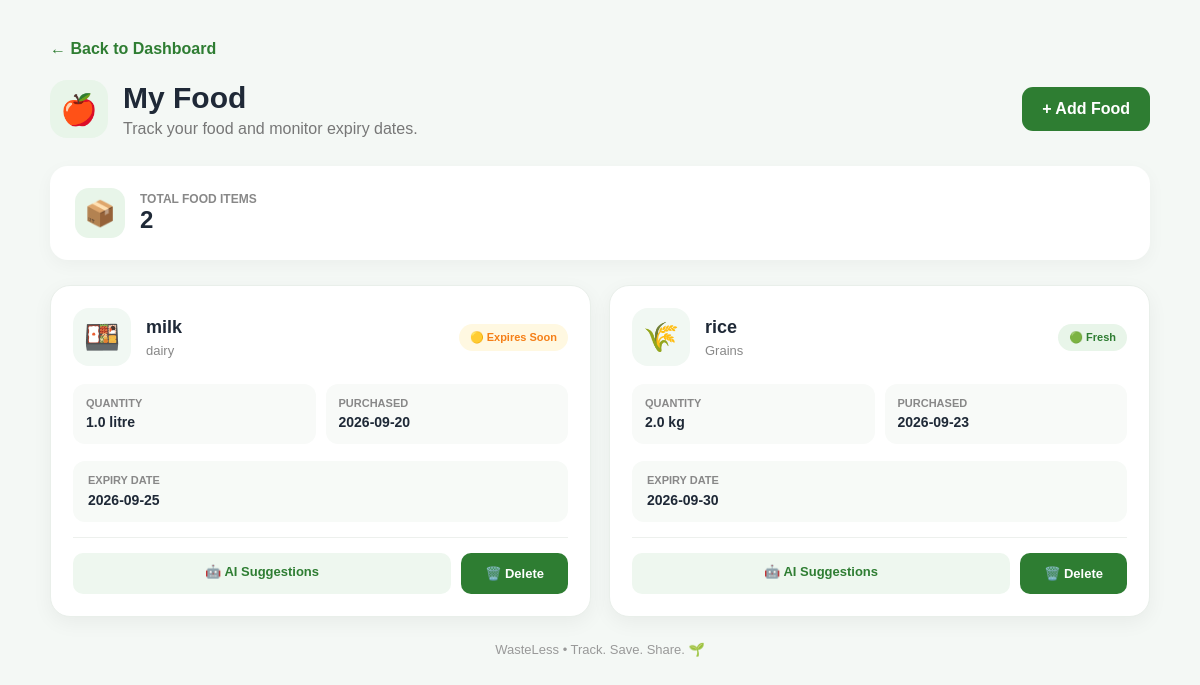
Page /my-food on the committed database.
### app.py (models this page shows)
class Food(db.Model):
    id = db.Column(
        db.Integer,
        primary_key=True
    )
    name = db.Column(
        db.String(100),
        nullable=False
    )
    quantity = db.Column(
        db.Float,
        nullable=False
    )
    unit = db.Column(
        db.String(20),
        nullable=False
    )
    category = db.Column(
        db.String(50),
        nullable=False
    )
    purchase_date = db.Column(
        db.String(20),
        nullable=False
    )
    expiry_date = db.Column(
        db.String(20),
        nullable=False
    )
    notes = db.Column(
        db.Text
    )

### app.py (the view)
@app.route("/my-food")
def my_food():
    foods = Food.query.order_by(
        Food.expiry_date.asc()
    ).all()
    return render_template(
        "my_food.html",
        foods=foods
    )

### templates/my_food.html (shortened to what this page needs)
<!DOCTYPE html>
<html lang="en">
<head>
    <link rel="stylesheet"
          href="{{ url_for('static', filename='css/style.css') }}">
</head>
<body>
<div class="myfood-page">
    <div class="myfood-container">
        <a href="/dashboard"
           class="myfood-back">
            ← Back to Dashboard
        </a>
        <div class="myfood-header">
            <div class="myfood-title">
                <div class="myfood-title-icon">
                    🍎
                </div>
                <div>
                    <h1>
                        My Food
                    </h1>
                    <p>
                        Track your food and monitor expiry dates.
                    </p>
                </div>
            </div>
            <a href="/add-food"
               class="add-food-btn">
                + Add Food
            </a>
        </div>
        <div class="food-count-card">
            <div class="food-count-icon">
                📦
            </div>
            <div>
                <span>
                    Total Food Items
                </span>
                <strong>
                    {{ foods|length }}
                </strong>
            </div>
        </div>
        {% if foods %}
        <div class="myfood-list">
            {% for food in foods %}
            <div class="myfood-card">
                <div class="myfood-card-top">
                    <div class="myfood-icon">
                        {% if food.category == "Fruits" %}
                            🍎
                        {% elif food.category == "Vegetables" %}
                            🥦
                        {% elif food.category == "Dairy" %}
                            🥛
                        {% elif food.category == "Grains" %}
                            🌾
                        {% elif food.category == "Meat" %}
                            🍗
                        {% elif food.category == "Beverages" %}
                            🥤
                        {% else %}
                            🍱
                        {% endif %}
                    </div>
                    <div class="myfood-name">
                        <h3>
                            {{ food.name }}
                        </h3>
                        <div class="myfood-category">
                            {{ food.category }}
                        </div>
                    </div>
                    <span
                        class="food-status"
                        data-expiry="{{ food.expiry_date }}">
                    </span>
                </div>
                <div class="myfood-details">
                    <div class="myfood-detail">
                        <span>
                            Quantity
                        </span>
                        <strong>
                            {{ food.quantity }} {{ food.unit }}
                        </strong>
                    </div>
                    <div class="myfood-detail">
                        <span>
                            Purchased
                        </span>
                        <strong>
                            {{ food.purchase_date }}
                        </strong>
                    </div>
                </div>
                <div class="myfood-expiry">
                    <span>
                        EXPIRY DATE
                    </span>
                    <strong>
                        {{ food.expiry_date }}
                    </strong>
                </div>
                <div class="myfood-actions">
                    <a href="/ai-assistant"
                       class="ai-food-btn">
                        🤖 AI Suggestions
                    </a>
                    <form
                        action="/delete-food/{{ food.id }}"
                        method="POST"
                        onsubmit="return confirmDelete('{{ food.name }}');">
                        <button
                            type="submit"
                            class="delete-food-btn">
                            🗑️ Delete
                        </button>
                    </form>
                </div>
            </div>
            {% endfor %}
        </div>
        {% endif %}
        <div class="myfood-footer">
            <p>
                WasteLess • Track. Save. Share. 🌱
            </p>
        </div>
    </div>
</div>
</body>
</html>

### static/css/style.css (style rules this page uses)
* { margin: 0; padding: 0; box-sizing: border-box; }
html { scroll-behavior: smooth; }
body { font-family: Arial, Helvetica, sans-serif; background: #f4f8f5; color: #1f2937; }
a { text-decoration: none; color: inherit; }
button, input, select, textarea { font-family: inherit; }
.form-button, button[type="submit"] { border: none; padding: 13px 24px; background: #2e7d32; color: white; border-radius: 10px; font-weight: 700; cursor: pointer; }

### templates/my_food.html (style rules this page uses)
.myfood-page { min-height: 100vh; padding: 40px 20px; background: #f4f8f5; }
.myfood-container { max-width: 1100px; margin: auto; }
.myfood-back { display: inline-block; color: #2e7d32; font-weight: 700; margin-bottom: 22px; }
.myfood-header { display: flex; justify-content: space-between; align-items: center; gap: 20px; margin-bottom: 28px; }
.myfood-title { display: flex; align-items: center; gap: 15px; }
.myfood-title-icon { width: 58px; height: 58px; display: flex; align-items: center; justify-content: center; background: #e8f5e9; border-radius: 17px; font-size: 30px; }
.myfood-title h1 { font-size: 30px; margin-bottom: 5px; }
.myfood-title p { color: #777; }
.add-food-btn { display: inline-block; padding: 13px 20px; background: #2e7d32; color: white; border-radius: 11px; font-weight: 700; text-decoration: none; }
.food-count-card { background: white; padding: 22px 25px; border-radius: 18px; margin-bottom: 25px; display: flex; align-items: center; gap: 15px; box-shadow: 0 5px 18px rgba(0, 0, 0, 0.04); }
.food-count-icon { width: 50px; height: 50px; display: flex; align-items: center; justify-content: center; background: #e8f5e9; border-radius: 14px; font-size: 25px; }
.food-count-card span { display: block; color: #888; font-size: 12px; font-weight: 700; text-transform: uppercase; }
.food-count-card strong { font-size: 24px; }
.myfood-list { display: grid; grid-template-columns: repeat(2, 1fr); gap: 18px; }
.myfood-card { background: white; border-radius: 20px; padding: 22px; box-shadow: 0 6px 20px rgba(0, 0, 0, 0.05); border: 1px solid #e9efea; }
.myfood-card-top { display: flex; align-items: center; gap: 15px; margin-bottom: 18px; }
.myfood-icon { width: 58px; height: 58px; flex-shrink: 0; display: flex; align-items: center; justify-content: center; background: #f1f8f3; border-radius: 16px; font-size: 29px; }
.myfood-name { flex: 1; }
.myfood-name h3 { margin-bottom: 5px; font-size: 18px; }
.myfood-category { color: #888; font-size: 13px; }
.food-status { padding: 7px 11px; border-radius: 20px; font-size: 11px; font-weight: 800; white-space: nowrap; }
.food-status.fresh { background: #e8f5e9; color: #2e7d32; }
.food-status.soon { background: #fff8e1; color: #f57f17; }
.myfood-details { display: grid; grid-template-columns: 1fr 1fr; gap: 10px; margin-bottom: 17px; }
.myfood-detail { background: #f8faf8; padding: 13px; border-radius: 12px; }
.myfood-detail span { display: block; color: #888; font-size: 11px; font-weight: 700; text-transform: uppercase; margin-bottom: 4px; }
.myfood-detail strong { font-size: 14px; }
.myfood-expiry { padding: 13px 15px; background: #f7faf7; border-radius: 12px; margin-bottom: 15px; }
.myfood-expiry span { display: block; color: #888; font-size: 11px; font-weight: 700; margin-bottom: 5px; }
.myfood-expiry strong { font-size: 14px; }
.myfood-actions { display: flex; gap: 10px; padding-top: 15px; border-top: 1px solid #edf0ed; }
.ai-food-btn { flex: 1; padding: 11px 14px; text-align: center; border-radius: 10px; background: #eef7ef; color: #2e7d32; font-size: 13px; font-weight: 700; text-decoration: none; }
.delete-food-btn { padding: 11px 16px; border: none; border-radius: 10px; background: #ffebee; color: #c62828; font-size: 13px; font-weight: 700; cursor: pointer; }
.myfood-footer { text-align: center; color: #999; font-size: 13px; padding: 25px 0 5px; }

### rows in the picture
Food: name "milk", category "dairy", quantity "1.0", unit "litre", purchase_date "2026-09-20", expiry_date "2026-09-25"
Food: name "rice", category "Grains", quantity "2.0", unit "kg", purchase_date "2026-09-23", expiry_date "2026-09-30"

### other values in the picture
{{ foods|length }} "2"
